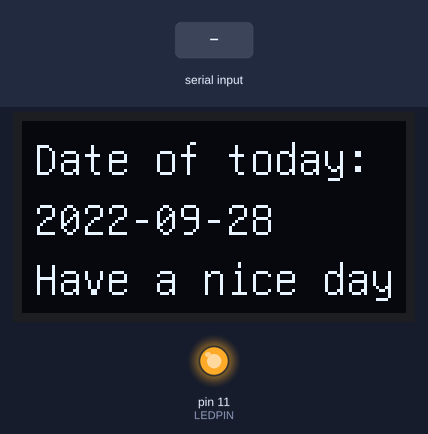
Recording of a sketch running on a simulated Arduino Mega 2560, built with avr-gcc and run on an emulated ATmega2560. Parts: 128×64 one-colour display, output pins drawn as LEDs (lit = HIGH). The test bench sets the inputs (shaded band). What the sketch prints to the serial monitor is not drawn.

Above: at 1.9 s.
2.0 s: "1" received over the second serial link
At 5.5 s:
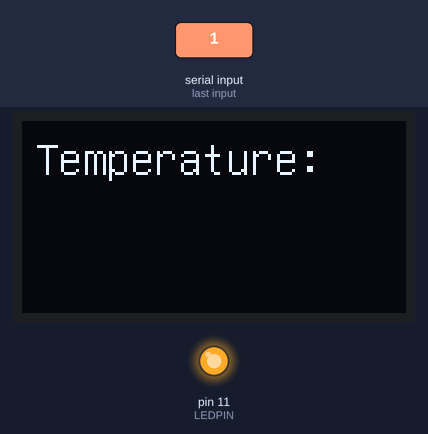
At 7.7 s:
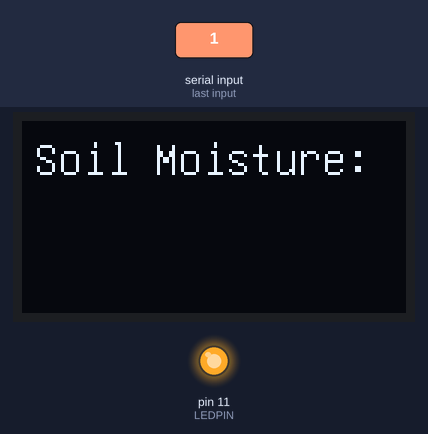
Timing chart, 0 to 9.2 s (numbered marks = the images above; inputs shaded):
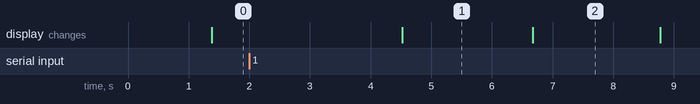

The sketch:

HelloWorld.ino
```cpp
#include "U8glib.h"
#define LEDPIN 11
#define rxPin 7 // Teensy pin 7 <--> HC-05 Tx
#define txPin 8 // Teensy pin 8 <--> HC-05 Rx
int mark;
int p;
int strIndex = 0;
int x=4;
int y=18;
int sub_x=4;
int sub_y=38;
String *fString[4];
String date="2022-09-28";
String temperature="Centigrade: 25";
String soil="Moist";
String info="Sunny day";
String comdata;
void pageTimeDay();     // Page-1
void pageTemperature(); // Page-2
void pageHumidity();    // Page-3
void pageInfo();        // Page-4

void (*pages[])() = { pageTimeDay, pageTemperature, pageHumidity, pageInfo } ;
U8GLIB_SSD1306_ADAFRUIT_128X64 u8g(10, 9, 4, 5, 6);
//U8GLIB_SSD1306_128X64 u8g(10, 9, 13, 12, 14);  // SW SPI Com: SCK = 13, MOSI = 11, CS = 10, A0 = 9
void draw(void) {
  // graphic commands to redraw the complete screen should be placed here
  u8g.setFont(u8g_font_unifont);
  //u8g.setFont(u8g_font_osb21);
  u8g.drawStr( 1, 22, "Hello Stone!");
}

void setup(void) {
  // flip screen, if required
  // u8g.setRot180();

  // set SPI backup if required
  //u8g.setHardwareBackup(u8g_backup_avr_spi);

  // assign default color value
  if ( u8g.getMode() == U8G_MODE_R3G3B2 ) {
    u8g.setColorIndex(255);     // white
  }
  else if ( u8g.getMode() == U8G_MODE_GRAY2BIT ) {
    u8g.setColorIndex(3);         // max intensity
  }
  else if ( u8g.getMode() == U8G_MODE_BW ) {
    u8g.setColorIndex(1);         // pixel on
  }
  else if ( u8g.getMode() == U8G_MODE_HICOLOR ) {
    u8g.setHiColorByRGB(255,255,255);
  }
  Serial.begin(9600);
  Serial1.begin(9600);
  digitalWrite(LEDPIN, HIGH);
  u8g.setFont(u8g_font_unifont);
  //u8g.setFont(u8g_font_8x13B);
  //u8g.setColorIndex(1);
  p = 0;
  fString[0] = &date;
  fString[1] = &temperature;
  fString[2] = &soil;
  fString[3] = &info;
  pinMode(11, OUTPUT);
}

void loop(void) {
  while (Serial1.available() > 0)//||Serial.available() > 0
    {
      comdata += char(Serial1.read());
      //comdata += char(Serial.read());
      mark=1;
    }
    delay(1000);
    if (mark==1)
    {
      Serial.println("=======================");
      date="";
      temperature="";
      soil="";
      info="";
      byte i;
      for (i=0; i<4; i++)
        *fString[i] = splitStr(comdata);
      Serial.println(comdata);
      for (i=0; i<4; i++)
        Serial.println(*fString[i]);
      mark=0;
      comdata="";
      strIndex = 0;
      delay(1000);
    }
  u8g.firstPage();
  do {
    (*pages[p])();
  } while( u8g.nextPage() );
  delay(1000);
  p = p+1;
  if (p == 4)
    p=0;


}
String splitStr(String str)
{
  if (strIndex == -1)
    return "";
  byte i = str.indexOf('^',strIndex)+1;
  strIndex = str.indexOf('^',i);
  if (strIndex == -1)
    return "";
  else
    return comdata.substring(i,strIndex);
}
void pageTimeDay() {
  u8g.drawStr( x, y, "Date of today:");
  u8g.setPrintPos(sub_x, sub_y);
  u8g.print(date);
  u8g.drawStr( x, 58, "Have a nice day");
}
void pageTemperature(){
  u8g.drawStr( x, y, "Temperature:");
  u8g.setPrintPos(sub_x, sub_y);
  u8g.print(temperature);
}
void pageHumidity() {
  u8g.drawStr( x, y, "Soil Moisture:");
  u8g.setPrintPos(sub_x, sub_y);
  u8g.print(soil);
}
void pageInfo(){
  u8g.drawStr( x, y, "Weather:");
  u8g.setPrintPos(sub_x, sub_y);
  u8g.print(info);
}
```

Measured:
- after the input at 2.0 s, the display: changes after 2.5 s (image 1)
- what the display in image 1 shows lasts 2.2 s, from 4.5 s to 6.7 s
